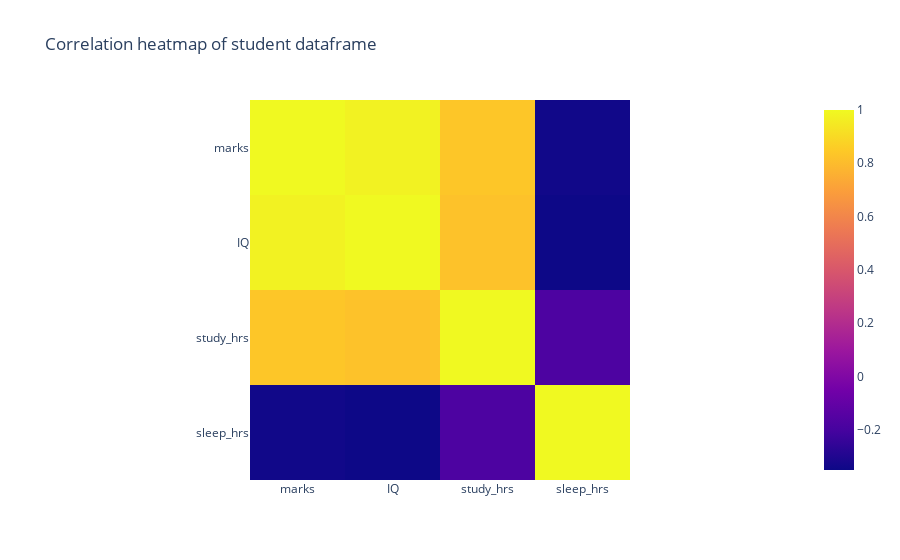

Source (notebook cell):
### Code cell
import plotly.express as px
px.imshow(student_df.corr(), title="Correlation heatmap of student dataframe")

### Figure 1 — Plotly figure (JSON) as saved in the notebook; plotly's stock layout.template omitted (floating-point values rounded to 4 significant figures)
{"data": [{"coloraxis": "coloraxis", "hovertemplate": "x: %{x}<br>y: %{y}<br>color: %{z}<extra></extra>", "name": "0", "type": "heatmap", "x": ["marks", "IQ", "study_hrs", "sleep_hrs"], "xaxis": "x", "y": ["marks", "IQ", "study_hrs", "sleep_hrs"], "yaxis": "y", "z": [[1, 0.9779, 0.8374, -0.3398], [0.9779, 1, 0.8235, -0.3513], [0.8374, 0.8235, 1, -0.1756], [-0.3398, -0.3513, -0.1756, 1]]}], "layout": {"coloraxis": {"colorscale": [[0, "#0d0887"], [0.1111, "#46039f"], [0.2222, "#7201a8"], [0.3333, "#9c179e"], [0.4444, "#bd3786"], [0.5556, "#d8576b"], [0.6667, "#ed7953"], [0.7778, "#fb9f3a"], [0.8889, "#fdca26"], [1, "#f0f921"]]}, "title": {"text": "Correlation heatmap of student dataframe"}, "xaxis": {"anchor": "y", "constrain": "domain", "domain": [0, 1], "scaleanchor": "y"}, "yaxis": {"anchor": "x", "autorange": "reversed", "constrain": "domain", "domain": [0, 1]}}}
